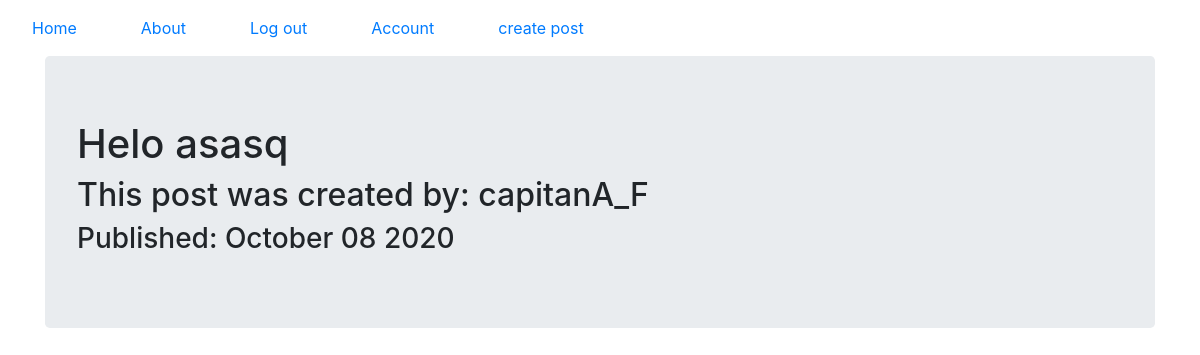
/1 (signed in), run on the app's committed database.
### puppyblog/models.py (models this page shows, shortened)
class User(db.Model, UserMixin):
    __tablename__ = "users"
    id = db.Column(db.Integer, unique=True, primary_key=True)
    user_name = db.Column(db.String(64), nullable=False, unique=True, index=True)
    email = db.Column(db.String(64), nullable=False, unique=True, index=True)
    hash_password = db.Column(db.String(128), unique=True, nullable=False)
    profile_image = db.Column(db.String(64), default='default_profile.png')
    blog_post = db.relationship('BlogPost', backref='Author', lazy=True)

class BlogPost(db.Model):
    __tabelname__ = "blogposts"
    users = db.relationship(User)
    id = db.Column(db.Integer, unique=True, primary_key=True)
    user_id = db.Column(db.Integer, db.ForeignKey("users.id"), nullable=False)
    title = db.Column(db.String(128), nullable=False)
    date = db.Column(db.DateTime, nullable=True, default=datetime.utcnow())
    body = db.Column(db.Text(), nullable=False)

### puppyblog/users/views.py (the view)
@users.route("/<user_name>", methods=["POST", "GET"])
def user_post(user_name):
    page = request.args.get("page", 1, type=int)
    user = User.query.filter_by(user_name=user_name).first_or_404()
    blogposts = BlogPost.query.filter_by(Author=user).order_by(BlogPost.date.dec()).paginate(page=page, per_page=5)
    return render_template("user_blog_posts.html", blogpost=blogposts, user=user)

### puppyblog/blog_posts/views.py (called while the page is built)
@blog_posts.route("/<int:blog_post_id>")
def view(blog_post_id):
    blog_post = BlogPost.query.get_or_404(blog_post_id)
    return render_template("blog_post.html", title=blog_post.title, date=blog_post.date, post=blog_post)

### puppyblog/models.py (called while the page is built)
@login_manager.user_loader
def user_loader(user_id):
    return User.query.get(user_id)

### puppyblog/templates/blog_post.html (shortened to what this page needs)
{%extends "base.html"%}
{%block content%}
<div class="jumbotron">
    <h1> Helo {{current_user.user_name}}</h1>
    <h2>This post was created by: {{post.Author.user_name}}</h2>
    <h3> Published: {{post.date.strftime('%B %d %Y')}}</h3>
</div>
</div>
{%endblock%}

### data on the page
User: user_name "asasq"
User: Author.user_name "capitanA_F"
BlogPost: date "October 08 2020"
